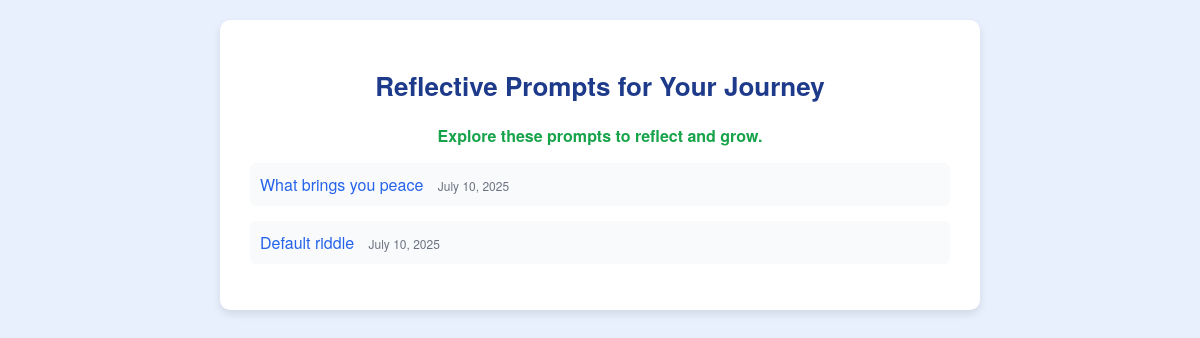
Before: / with the older database file.
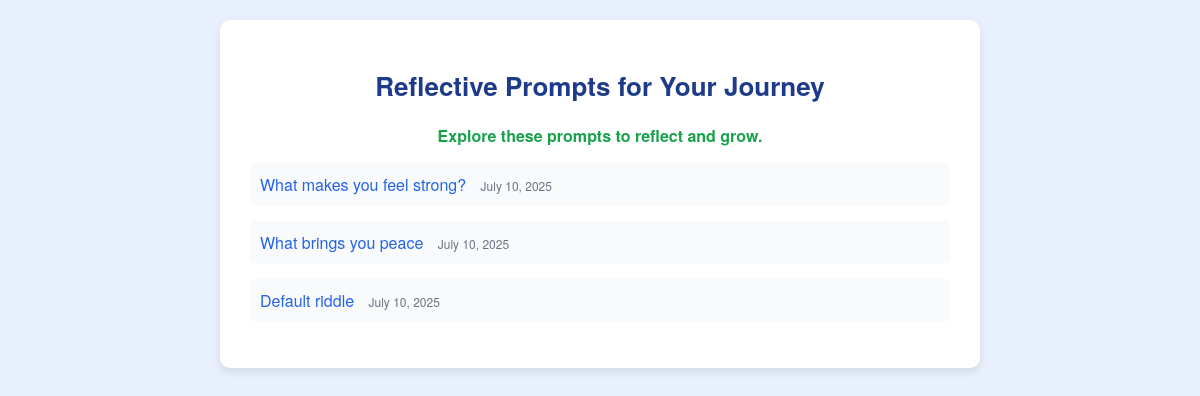
After: the same page with the newer database file.
### riddles/models.py (models this page shows, shortened)
class Riddle(models.Model):
    text = models.CharField(max_length=200)
    created_at = models.DateTimeField(auto_now_add=True)
    class Meta:
        verbose_name = "Reflective Prompt"
        verbose_name_plural = "Reflective Prompts"

### riddles/views.py (the view)
# urls.py: path('', views.index, name='home'),  # Added root URL to riddles index
def index(request):
    latest_riddles = Riddle.objects.order_by('-created_at')[:5]
    context = {
        'latest_riddles': latest_riddles,
        'message': 'Explore these prompts to reflect and grow.'
    }
    return render(request, 'riddles/index.html', context)

### riddles/templates/riddles/index.html
{% load static %}
<link rel="stylesheet" type="text/css" href="{% static 'riddles/main.css' %}" />
<div class="container">
    <h1>Reflective Prompts for Your Journey</h1>
    {% if message %}
        <p class="message">{{ message }}</p>
    {% endif %}
    {% if latest_riddles %}
        <ul class="prompt-list">
            {% for riddle in latest_riddles %}
                <li>
                    <a href="{% url 'riddles:answer' riddle.id %}" class="prompt-link">
                        {{ riddle.text }}
                    </a>
                    <span class="prompt-date">{{ riddle.created_at|date:"F j, Y" }}</span>
                </li>
            {% endfor %}
        </ul>
    {% else %}
        <p>No prompts are available right now. Check back soon!</p>
    {% endif %}
</div>

### riddles/static/riddles/main.css (style rules this page uses)
.container { max-width: 700px; margin: 0 auto; background-color: #fff; padding: 30px; border-radius: 10px; box-shadow: 0 4px 8px rgba(0, 0, 0, 0.1); }
h1 { font-size: 26px; color: #1e3a8a; margin-bottom: 20px; text-align: center; }
.prompt-list { list-style-type: none; padding: 0; }
.prompt-list li { margin: 15px 0; padding: 10px; background-color: #f9fafb; border-radius: 6px; }
.prompt-link { text-decoration: none; color: #2563eb; font-size: 16px; font-weight: 500; }
.prompt-date { font-size: 12px; color: #6b7280; margin-left: 10px; }
.message { color: #16a34a; font-weight: bold; margin-bottom: 15px; text-align: center; }

Changed rows visible on the page:
added Riddle: text "What makes you feel strong?", created_at "July 10, 2025"
